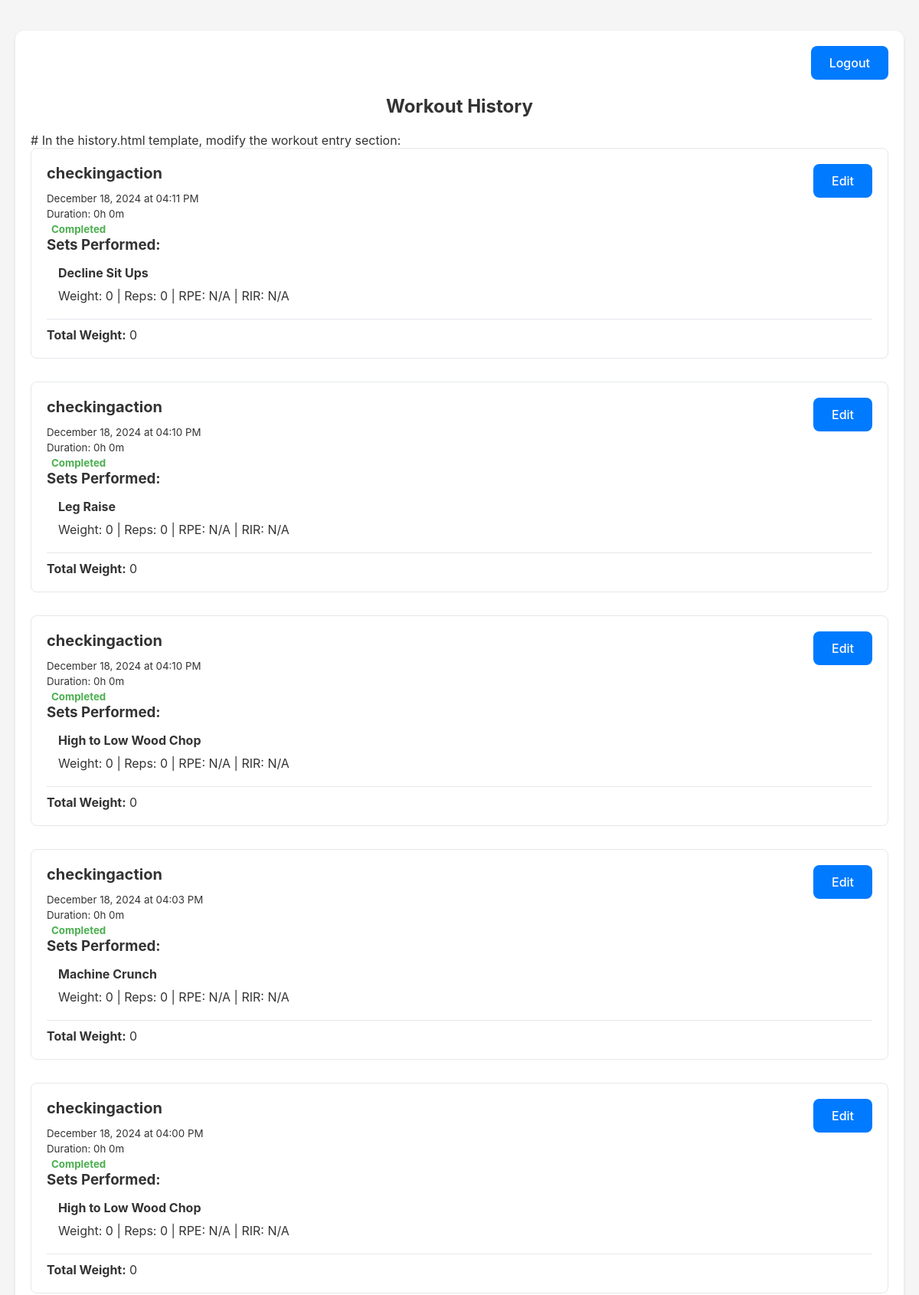
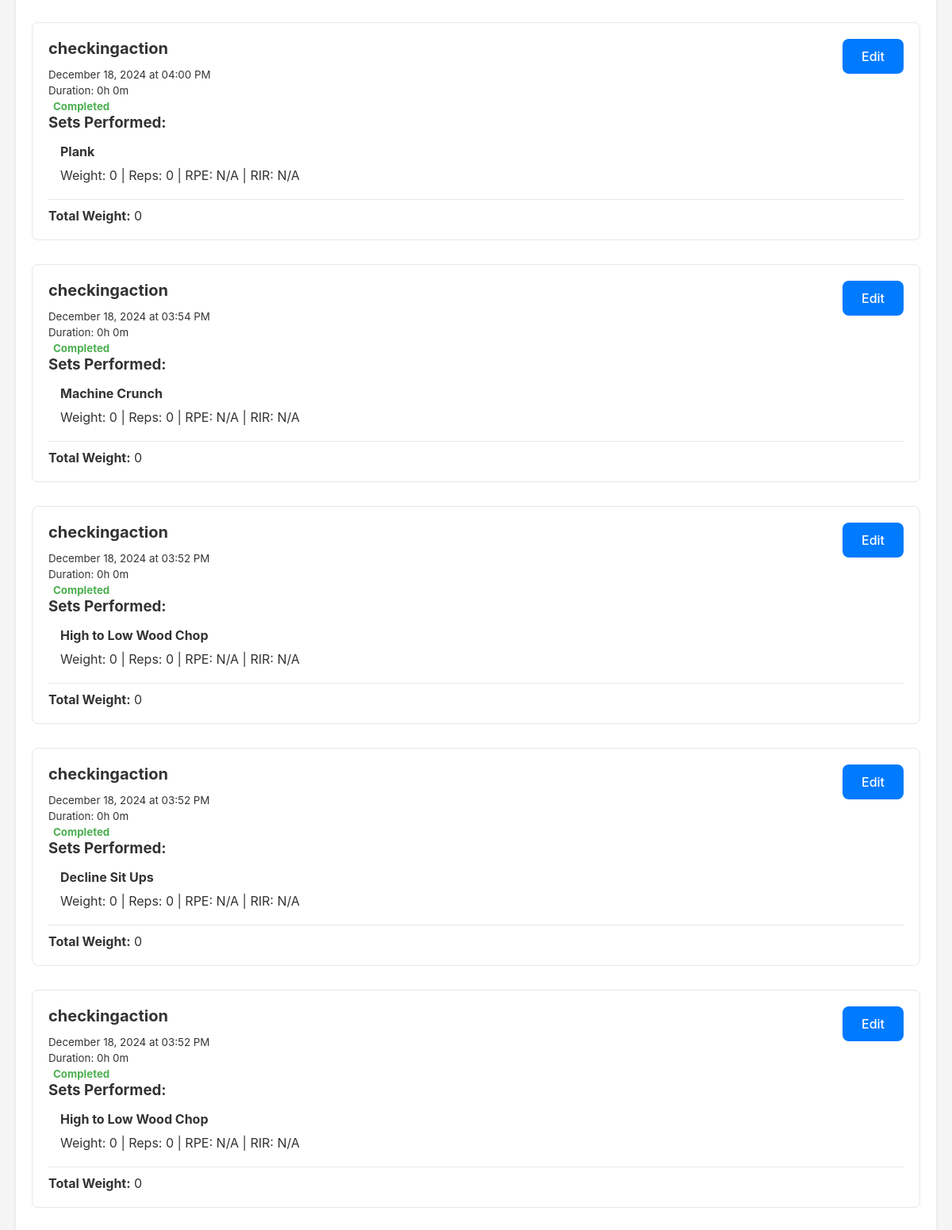
The app's page /history (signed in, upper part) with its own data (2 pictures, top to bottom).
### app.py (models this page shows, shortened)
class Workout(db.Model):
    id = db.Column(db.Integer, primary_key=True)
    user_id = db.Column(db.Integer, db.ForeignKey('user.id'), nullable=False)
    template_id = db.Column(db.Integer, db.ForeignKey('workout_template.id'))
    date = db.Column(db.DateTime, nullable=False, default=cstnow())
    name = db.Column(db.String(100))
    notes = db.Column(db.String(500))
    completed = db.Column(db.Boolean, default=False)
    end_time = db.Column(db.DateTime)  # Add this line
    sets = db.relationship('WorkoutSet', backref='workout', lazy=True)

class WorkoutSet(db.Model):
    id = db.Column(db.Integer, primary_key=True)
    workout_id = db.Column(db.Integer, db.ForeignKey('workout.id'), nullable=False)
    exercise_id = db.Column(db.Integer, db.ForeignKey('exercise.id'), nullable=False)
    weight = db.Column(db.Float)
    reps = db.Column(db.Integer)
    rpe = db.Column(db.Float)
    rir = db.Column(db.Integer)
    notes = db.Column(db.String(200))
    completed = db.Column(db.Boolean, default=False)
    exercise = db.relationship('Exercise', backref='sets')

class Exercise(db.Model):
    id = db.Column(db.Integer, primary_key=True)
    name = db.Column(db.String(100), nullable=False)
    category = db.Column(db.String(50), nullable=False)
    equipment = db.Column(db.String(50))

### app.py (the view)
@app.route('/history')
@login_required
def history():
    past_workouts = Workout.query.filter_by(user_id=current_user.id, completed=True).order_by(Workout.date.desc()).all()
    return render_template('history.html', workouts=past_workouts)

### app.py (called while the page is built)
@login_manager.user_loader
def load_user(user_id):
    return User.query.get(int(user_id))

### templates/history.html (shortened to what this page needs)
{% extends "base.html" %} {% block content %}
<div class="container">
    <div class="logout">
        <a href="{{ url_for('logout') }}" class="button">Logout</a>
    </div>
    <h1>Workout History</h1>
    {% if workouts %}
    # In the history.html template, modify the workout entry section:
    {% for w in workouts %}
        <div class="workout-entry">
            <div style="display: flex; justify-content: space-between; align-items: start;">
                <div>
                    <h2>{{ w.name or (w.template.name if w.template else 'Workout') }}</h2>
                    <small>{{ w.date.strftime('%B %d, %Y at %I:%M %p') }}</small><br>
                    {% if w.completed and w.end_time %}
                        {% set duration = w.end_time - w.date %}
                        {% set hours = duration.seconds // 3600 %}
                        {% set minutes = (duration.seconds % 3600) // 60 %}
                        <small>Duration: {{ hours }}h {{ minutes }}m</small><br>
                    {% endif %}
                    {% if w.completed %}
                        <small class="status completed">Completed</small>
                    {% else %}
                        <small class="status in-progress">In Progress</small>
                    {% endif %}
                </div>
                <a href="{{ url_for('edit_history', workout_id=w.id) }}" class="button" style="margin-left: 10px;">Edit</a>
            </div>
                {% if w.sets %}
                    <h3>Sets Performed:</h3>
                    {% set ns = namespace(total_weight=0, current_exercise=none, current_group=[]) %}
                    {% for s in w.sets %}
                        {% if ns.current_exercise != s.exercise.name or (ns.current_group and ns.current_group[-1].id != s.id - 1) %}
                            {% set ns.current_exercise = s.exercise.name %}
                            {% set ns.current_group = [s] %}
                            <div class="exercise-group">
                                <h4>{{ s.exercise.name }}</h4>
                        {% else %}
                            {% set ns.current_group = ns.current_group + [s] %}
                        {% endif %}
                        <div class="set-entry">
                            Weight: {{ s.weight if s.weight else 0 }} |
                            Reps: {{ s.reps if s.reps else 0 }} |
                            RPE: {{ s.rpe if s.rpe else 'N/A' }} |
                            RIR: {{ s.rir if s.rir else 'N/A' }}
                        </div>
                        {% if s.weight is not none and s.reps is not none %}
                            {% set ns.total_weight = ns.total_weight + (s.weight * s.reps) %}
                        {% endif %}
                        {% if loop.last %}
                            </div>
                        {% endif %}
                    {% endfor %}
                    <div class="total-weight">
                        <strong>Total Weight:</strong> {{ ns.total_weight }}
                    </div>
                {% else %}
                    <p>No sets recorded for this workout.</p>
                {% endif %}
            </div>
        {% endfor %}
    {% else %}
        <p class="history-body">No past workouts found.</p>
    {% endif %}
</div>
{% endblock %}

### static/style.css (style rules this page uses)
:root { --primary-color: #007AFF; --primary-hover-color: #0056b3; --danger-color: #dc3545; --danger-hover-color: #c82333; --success-color: #28a745; --success-hover-color: #218838; --neutral-color: #6c757d; --neutral-hover-color: #5a6268; --border-color: #ddd; --background-color: #f5f5f5; --card-background: white; --font-color: #333; --muted-color: #666; --muted-hover-color:#585353; --very-muted-color: #f0eaea; }
* { box-sizing: border-box; font-family: -apple-system, BlinkMacSystemFont, "Segoe UI", Roboto, Helvetica, Arial, sans-serif; margin: 0; padding: 0; }
body { background-color: var(--background-color); color: var(--font-color); padding: 20px; }
.container { max-width: 1200px; margin: 0 auto; padding: 20px; background-color: var(--card-background); border-radius: 12px; box-shadow: 0 2px 4px rgba(0, 0, 0, 0.1); padding: 20px; margin-bottom: 20px; }
h1 { font-size: 24px; color: var(--font-color); margin-bottom: 20px; text-align: center; }
h2 { font-size: 20px; color: var(--font-color); margin-bottom: 10px; }
button, a.button { background-color: var(--primary-color); color: white; border: none; padding: 12px 24px; border-radius: 8px; font-size: 16px; cursor:pointer; align-items: center; text-decoration: none; display: inline-block; transition: background-color 0.3s ease, transform 0.2s ease; }
.logout { text-align: right; }
.logout .button { background-color: var(--primary-color); }
a { color: var(--primary-color); text-decoration: none; font-weight: 500; }

### templates/history.html (style rules this page uses)
.logout { text-align: right; margin-bottom: 20px; }
.button { padding: 8px 16px; background-color: #3B82F6; color: white; border: none; border-radius: 6px; text-decoration: none; }
.workout-entry { margin-bottom: 30px; padding: 20px; border: 1px solid #E5E7EB; border-radius: 8px; }
.status { font-weight: bold; padding: 2px 6px; border-radius: 4px; }
.completed { color: #4CAF50; }
.exercise-group { margin: 15px 0; padding-left: 15px; }
.set-entry { margin: 5px 0; padding: 5px 0; }
.total-weight { margin-top: 15px; padding-top: 10px; border-top: 1px solid #E5E7EB; }

### records on screen
Workout: name "checkingaction", date "December 18, 2024 at 04:11 PM", hours "0", minutes "0", completed "Completed", total_weight "0"
WorkoutSet: exercise.name "Decline Sit Ups", weight "0", reps "0", rpe "N/A", rir "N/A"
Workout: name "checkingaction", date "December 18, 2024 at 04:10 PM", hours "0", minutes "0", completed "Completed", total_weight "0"
WorkoutSet: exercise.name "Leg Raise", weight "0", reps "0", rpe "N/A", rir "N/A"
Workout: name "checkingaction", date "December 18, 2024 at 04:10 PM", hours "0", minutes "0", completed "Completed", total_weight "0"
WorkoutSet: exercise.name "High to Low Wood Chop", weight "0", reps "0", rpe "N/A", rir "N/A"
Workout: name "checkingaction", date "December 18, 2024 at 04:03 PM", hours "0", minutes "0", completed "Completed", total_weight "0"
WorkoutSet: exercise.name "Machine Crunch", weight "0", reps "0", rpe "N/A", rir "N/A"
Workout: name "checkingaction", date "December 18, 2024 at 04:00 PM", hours "0", minutes "0", completed "Completed", total_weight "0"
WorkoutSet: exercise.name "High to Low Wood Chop", weight "0", reps "0", rpe "N/A", rir "N/A"
Workout: name "checkingaction", date "December 18, 2024 at 04:00 PM", hours "0", minutes "0", completed "Completed", total_weight "0"
WorkoutSet: exercise.name "Plank", weight "0", reps "0", rpe "N/A", rir "N/A"
Workout: name "checkingaction", date "December 18, 2024 at 03:54 PM", hours "0", minutes "0", completed "Completed", total_weight "0"
WorkoutSet: exercise.name "Machine Crunch", weight "0", reps "0", rpe "N/A", rir "N/A"
Workout: name "checkingaction", date "December 18, 2024 at 03:52 PM", hours "0", minutes "0", completed "Completed", total_weight "0"
WorkoutSet: exercise.name "High to Low Wood Chop", weight "0", reps "0", rpe "N/A", rir "N/A"
Workout: name "checkingaction", date "December 18, 2024 at 03:52 PM", hours "0", minutes "0", completed "Completed", total_weight "0"
WorkoutSet: exercise.name "Decline Sit Ups", weight "0", reps "0", rpe "N/A", rir "N/A"
Workout: name "checkingaction", date "December 18, 2024 at 03:52 PM", hours "0", minutes "0", completed "Completed", total_weight "0"
WorkoutSet: exercise.name "High to Low Wood Chop", weight "0", reps "0", rpe "N/A", rir "N/A"
